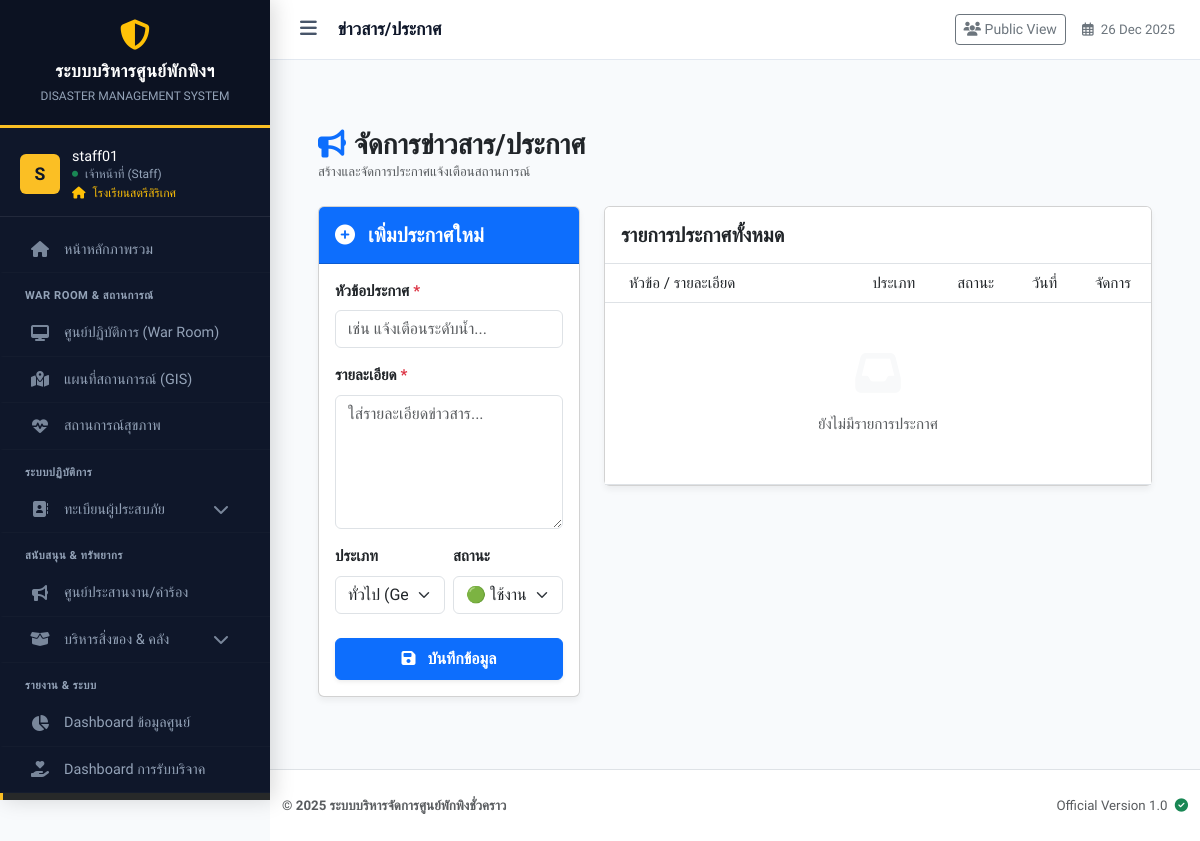
Page /announcement_manager.php (signed in) on the earlier database version.
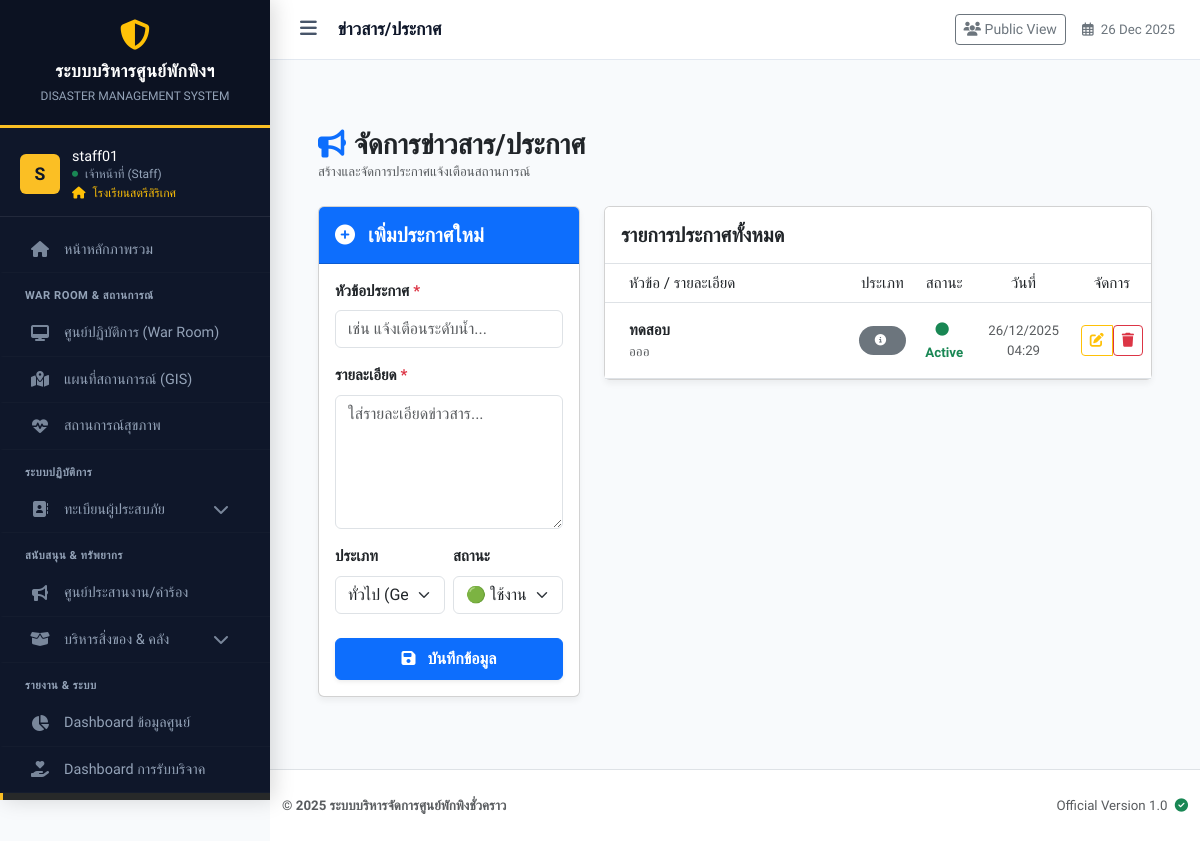
Same page on the later database version.
### tables this page shows
CREATE TABLE `announcements` (
  `id` int(11) NOT NULL,
  `title` varchar(255) NOT NULL COMMENT 'หัวข้อประกาศ',
  `content` text NOT NULL COMMENT 'เนื้อหารายละเอียด',
  `type` enum('info','warning','danger','success') NOT NULL DEFAULT 'info' COMMENT 'ระดับความสำคัญ (ทั่วไป, เตือน, วิกฤต, สำเร็จ)',
  `status` enum('Active','Inactive') DEFAULT 'Active',
  `target_shelter_id` int(11) DEFAULT NULL COMMENT 'เป้าหมายศูนย์พักพิง (NULL = ประกาศทั่วทุกศูนย์)',
  `is_active` tinyint(1) NOT NULL DEFAULT 1 COMMENT 'สถานะการแสดงผล (1=แสดง, 0=ซ่อน)',
  `created_by` int(11) NOT NULL COMMENT 'ID ผู้สร้าง',
  `created_at` timestamp NOT NULL DEFAULT current_timestamp(),
  `updated_at` timestamp NOT NULL DEFAULT current_timestamp() ON UPDATE current_timestamp()
);

### announcement_manager.php (the view, shortened to what the changed rows need)
<?php
require_once 'config/db.php';
$announcements = [];
$check_table = $conn->query("SHOW TABLES LIKE 'announcements'");
if ($check_table && $check_table->num_rows > 0) {
    $sql = "SELECT * FROM announcements ORDER BY created_at DESC";
    $result = $conn->query($sql);
    if ($result) {
        $announcements = $result->fetch_all(MYSQLI_ASSOC);
    }
}
?>
<!DOCTYPE html>
<html lang="th">
<head>
    <link href="https://cdn.jsdelivr.net/npm/bootstrap@5.3.0/dist/css/bootstrap.min.css" rel="stylesheet">
    <link rel="stylesheet" href="https://cdnjs.cloudflare.com/ajax/libs/font-awesome/6.4.0/css/all.min.css">
</head>
<body>
    <?php include 'includes/header.php'; ?>
    <div class="container-fluid p-4" style="margin-top: 20px;">
        <div class="row justify-content-center">
            <div class="col-lg-8">
                <div class="card">
                    <div class="card-body p-0">
                        <div class="table-responsive">
                            <table class="table table-hover align-middle mb-0">
                                <thead class="bg-light">
                                    <tr>
                                        <th class="ps-4" style="width: 45%;">หัวข้อ / รายละเอียด</th>
                                        <th class="text-center">ประเภท</th>
                                        <th class="text-center">สถานะ</th>
                                        <th class="text-center">วันที่</th>
                                        <th class="text-center">จัดการ</th>
                                    </tr>
                                </thead>
                                <tbody>
                                    <?php if (empty($announcements)): ?>
                                        <tr>
                                            <td colspan="5" class="text-center py-5 text-muted">
                                                <i class="fas fa-inbox fa-3x mb-3 d-block text-light"></i>
                                                ยังไม่มีรายการประกาศ
                                            </td>
                                        </tr>
                                    <?php else: ?>
                                        <?php foreach ($announcements as $row):
                                            $badgeClass = 'bg-secondary';
                                            $icon = 'fa-info-circle';
                                        ?>
                                        <tr>
                                            <td class="ps-4 py-3">
                                                <div class="fw-bold text-dark"><?php echo htmlspecialchars($row['title']); ?></div>
                                                <small class="text-muted text-truncate d-block" style="max-width: 300px;">
                                                    <?php echo htmlspecialchars($row['content']); ?>
                                                </small>
                                            </td>
                                            <td class="text-center">
                                                <span class="badge <?php echo $badgeClass; ?> rounded-pill px-3 py-2 fw-normal">
                                                    <i class="fas <?php echo $icon; ?> me-1"></i> <?php echo $row['type']; ?>
                                                </span>
                                            </td>
                                            <td class="text-center">
                                                <?php if($row['status'] == 'Active'): ?>
                                                    <span class="text-success small fw-bold"><i class="fas fa-circle me-1"></i> Active</span>
                                                <?php else: ?>
                                                    <span class="text-secondary small"><i class="fas fa-circle me-1"></i> Inactive</span>
                                                <?php endif; ?>
                                            </td>
                                            <td class="text-center text-muted small">
                                                <?php echo date('d/m/Y H:i', strtotime($row['created_at'])); ?>
                                            </td>
                                            <td class="text-center">
                                                <div class="btn-group">
                                                    <a href="announcement_manager.php?edit=<?php echo $row['id']; ?>" class="btn btn-sm btn-outline-warning" title="แก้ไข">
                                                        <i class="fas fa-edit"></i>
                                                    </a>
                                                    <form method="POST" class="d-inline" onsubmit="return confirm('คุณแน่ใจหรือไม่ที่จะลบประกาศนี้?');">
                                                        <button type="submit" class="btn btn-sm btn-outline-danger" title="ลบ">
                                                            <i class="fas fa-trash"></i>
                                                        </button>
                                                    </form>
                                                </div>
                                            </td>
                                        </tr>
                                        <?php endforeach; ?>
                                    <?php endif; ?>
                                </tbody>
                            </table>
                        </div>
                    </div>
                </div>
            </div>
        </div>
    </div>
    <?php include 'includes/footer.php'; ?>
</body>
</html>

Differences in the rows shown:
added announcements: title "ทดสอบ", content "อออ", status "Active" (drawn), created_at "26/12/2025 04:29"
Other differences:
text no longer shown: "ยังไม่มีรายการประกาศ"
